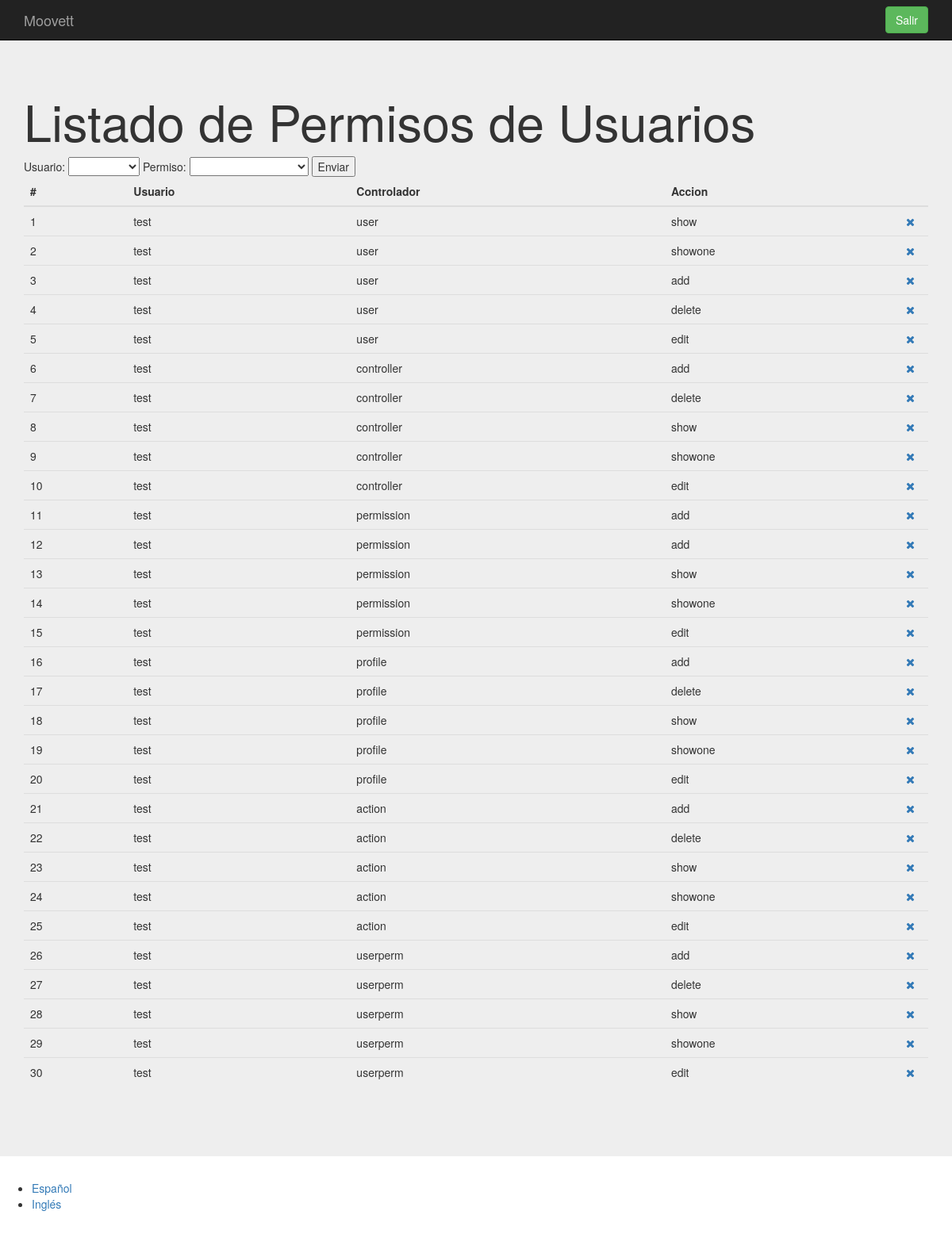
Page /index.php?controller=userperm&action=show (signed in) on the earlier database version.
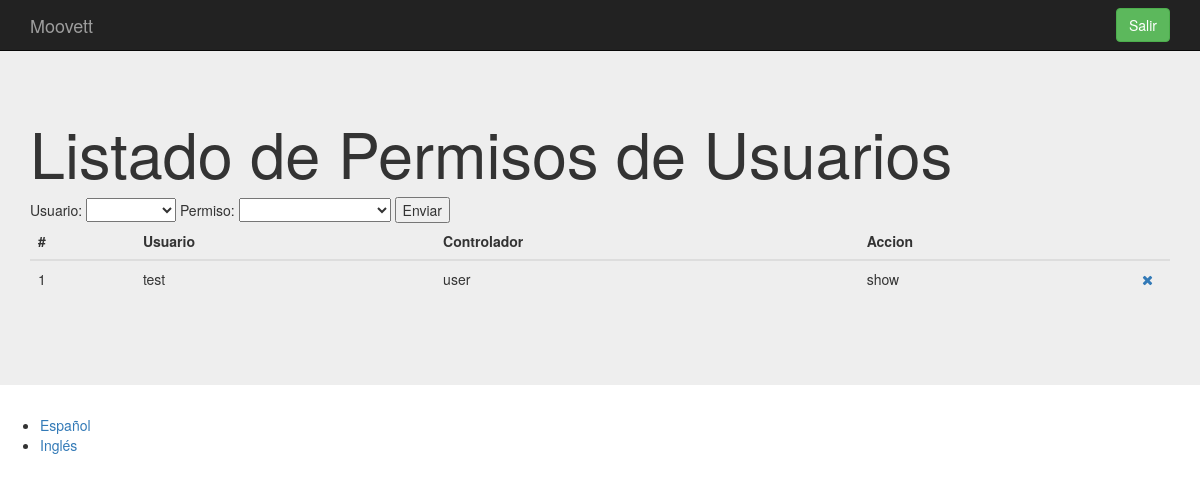
Same page on the later database version.
### tables this page shows
CREATE TABLE `user_perms` (
`id` int(11) NOT NULL,
  `user` int(11) NOT NULL,
  `permission` int(11) NOT NULL
);

CREATE TABLE `user` (
`id` int(11) NOT NULL,
  `dni` varchar(9) NOT NULL,
  `username` varchar(25) NOT NULL,
  `name` varchar(15) NOT NULL,
  `surname` varchar(40) NOT NULL,
  `fecha_nac` date NOT NULL,
  `direccion` varchar(50) NOT NULL,
  `comentario` varchar(500) DEFAULT NULL,
  `num_cuenta` varchar(24) NOT NULL,
  `tipo_contrato` varchar(20) NOT NULL,
  `email` varchar(40) NOT NULL,
  `foto` varchar(50) NOT NULL,
  `activo` tinyint(1) NOT NULL DEFAULT '1',
  `passwd` varchar(15) DEFAULT NULL,
  `profile` varchar(25) DEFAULT NULL
);

CREATE TABLE `permission` (
`id` int(11) NOT NULL,
  `controller` varchar(25) NOT NULL,
  `action` varchar(25) NOT NULL
);

### core/ViewManager.php (called while the page is built, shortened)
<?php
class ViewManager {
    private $fragmentContents = array();
    private $variables = array();
    private $currentFragment = self::DEFAULT_FRAGMENT;
    private $layout = "default";
    private function saveCurrentFragment() {
        $this->fragmentContents[$this->currentFragment].=ob_get_contents();
    }
    public function moveToFragment($name) {
        $this->currentFragment = $name;
    }
    public function getFragment($fragment, $default="") {
        if (!isset($this->fragmentContents[$fragment])) {
            return $default;
        }
        return $this->fragmentContents[$fragment];
    }
    public function setVariable($varname, $value, $flash=false) {
        $this->variables[$varname] = $value;
    }
    public function getVariable($varname, $default=NULL) {
        if (!isset($this->variables[$varname])) {
            return $default;
        }
        return $this->variables[$varname];
    }
    public function setLayout($layout) {
        $this->layout = $layout;
    }
    public function render($controller, $viewname) {
        include(__DIR__."/../Views/$controller/$viewname.php");
        $this->renderLayout();
    }
    private function renderLayout() {
        include(__DIR__."/../Views/layouts/".$this->layout.".php");
    }
    private static $viewmanager_singleton = NULL;
    public static function getInstance() {
        if (self::$viewmanager_singleton == null) {
            self::$viewmanager_singleton = new ViewManager();
        }
        return self::$viewmanager_singleton;
    }
}

### Controllers/USERPERM_Controller.php (called while the page is built, shortened)
<?php
require_once(__DIR__."/../core/ViewManager.php");
require_once(__DIR__."/../core/I18n.php");
require_once(__DIR__."/../Models/User.php");
require_once(__DIR__."/../Models/USER_Model.php");
require_once(__DIR__."/../Models/Permission.php");
require_once(__DIR__."/../Models/PERMISSION_Model.php");
require_once(__DIR__."/../Models/UserPerm.php");
require_once(__DIR__."/../Models/USERPERM_Model.php");
class USERPERM_Controller extends BaseController {
    private $userMapper;
    private $permissionMapper;
    private $userPermMapper;
    public function __construct() {
        $this->userMapper = new USER_Model();
        $this->permissionMapper = new PERMISSION_Model();
        $this->userPermMapper = new USERPERM_Model();
        $this->view->setLayout("default");
    }
    public function show(){
        $users = $this->userMapper->fetch_all();
        $permissions = $this->permissionMapper->fetch_all();
        $userperms = $this->userPermMapper->fetch_all();
        $this->view->setVariable("users", $users);
        $this->view->setVariable("permissions", $permissions);
        $this->view->setVariable("userperms", $userperms);
        $this->view->render("userperm", "USERPERM_SHOW_Vista");
    }
}

### index.php (called while the page is built, shortened)
<?php
function run() {
    try{
        $controller = loadController($_GET["controller"]);
        $actionName = $_GET["action"];
        $controller->$actionName();
    } catch(Exception $ex) {
        die($ex->getMessage());
  }
}
function loadController($controllerName) {
    return new $controllerClassName();
}
run();
?>

### core/I18n.php (called while the page is built, shortened)
<?php
class I18n {
  private $messages;
  public function setLanguage($language) {
    $this->messages = $i18n_messages;
  }
  public function i18n($key) {
    if (isset($this->messages[$key])){
      return $this->messages[$key];
    }else{
      return $key;
    }
  }
  private static $i18n_singleton = null;
  public static function getInstance() {
    if (self::$i18n_singleton == NULL) {
      self::$i18n_singleton = new I18n();
    }
    return self::$i18n_singleton;
  }
}
function i18n($key) {
  return I18n::getInstance()->i18n($key);
}

### Models/User.php (called while the page is built, shortened)
<?php
class User {
    private $id;
    public function __construct($id=NULL, $profile=NULL, $dni=NULL, $username=NULL, $name=NULL, $surname=NULL,
                                $fecha_nac=NULL, $direccion=NULL, $comentario=NULL, $num_cuenta=NULL, $tipo_contrato=NULL,
                                $email=NULL, $foto=NULL, $activo=NULL, $passwd=NULL) {
     $this->id = $id;
    }
    public function getID() {
        return $this->id;
    }
}

### Models/USER_Model.php (called while the page is built, shortened)
<?php
require_once(__DIR__."/../core/PDOConnection.php");
class USER_Model {
    private $db;
    public function __construct() {
        $this->db = PDOConnection::getInstance();
    }
    public function fetch_all($activo = 1){
        $sql = $this->db->prepare("SELECT * FROM user WHERE activo=? ORDER BY username");
        $sql->execute(array($activo));
        $users_db = $sql->fetchAll(PDO::FETCH_ASSOC);
        $users = array();
        foreach ($users_db as $user) {
            array_push($users, new User($user["id"], $user["profile"], $user["dni"], $user["username"], $user["name"],
                                        $user["surname"],$user["fecha_nac"],$user["direccion"],$user["comentario"],
                                        $user["num_cuenta"],$user["tipo_contrato"], $user["email"],$user["foto"],$user["activo"],NULL ));
        }
        return $users;
    }
}

### core/PDOConnection.php (called while the page is built)
<?php
class PDOConnection {
    private static $dbhost = "127.0.0.1";
    private static $dbname = "iu_web";
    private static $dbuser = "root";
    private static $dbpass = "iu";
    private static $db_singleton = null;
    public static function getInstance() {
        if (self::$db_singleton == null) {
            self::$db_singleton = new PDO(
                "mysql:host=".self::$dbhost.";dbname=".self::$dbname.";charset=utf8",
                self::$dbuser,
                self::$dbpass,
                array(
                    PDO::ATTR_EMULATE_PREPARES => false,
                    PDO::ATTR_ERRMODE => PDO::ERRMODE_EXCEPTION
                )
            );
        }
        return self::$db_singleton;
    }
}
?>

### Models/Permission.php (called while the page is built, shortened)
<?php
class Permission {
    private $id;
    public function __construct($id=NULL, $controller=NULL, $action=NULL) {
        $this->id = $id;
    }
    public function getID() {
        return $this->id;
    }
}

### Models/PERMISSION_Model.php (called while the page is built, shortened)
<?php
require_once(__DIR__."/../core/PDOConnection.php");
class PERMISSION_Model {
    private $db;
    public function __construct() {
        $this->db = PDOConnection::getInstance();
    }
    public function fetch_all(){
        $sql = $this->db->prepare("SELECT * FROM permission ORDER BY controller");
        $sql->execute();
        $permissions_db = $sql->fetchAll(PDO::FETCH_ASSOC);
        $permissions = array();
        foreach ($permissions_db as $permission) {
            array_push($permissions, new Permission($permission["id"], $permission["controller"], $permission["action"]));
        }
        return $permissions;
    }
}

### Models/UserPerm.php (called while the page is built, shortened)
<?php
class UserPerm {
    private $id;
    private $username;
    private $controller;
    private $action;
    public function __construct($id=NULL, $user=NULL, $permission=NULL, $username=NULL, $controller=NULL, $action=NULL) {
        $this->id = $id;
        $this->username = $username;
        $this->controller = $controller;
        $this->action = $action;
    }
    public function getID() {
        return $this->id;
    }
    public function getUserName() {
        return $this->username;
    }
    public function getController() {
        return $this->controller;
    }
    public function getAction() {
        return $this->action;
    }
}

### Models/USERPERM_Model.php (called while the page is built, shortened)
<?php
require_once(__DIR__."/../core/PDOConnection.php");
class USERPERM_Model {
    private $db;
    public function __construct() {
        $this->db = PDOConnection::getInstance();
    }
    public function fetch_all(){
        $join = "SELECT user_perms.id as id, user.username as username, permission.controller as controller, permission.action as action FROM user_perms, user, permission WHERE user_perms.user = user.id AND user_perms.permission = permission.id ORDER BY username";
        $sql = $this->db->prepare($join);
        $sql->execute();
        $userperms_db = $sql->fetchAll(PDO::FETCH_ASSOC);
        $userperms = array();
        foreach ($userperms_db as $userperm) {
            array_push($userperms, new UserPerm($userperm["id"], NULL, NULL, $userperm["username"], $userperm["controller"], $userperm["action"]));
        }
        return $userperms;
    }
}

### Views/userperm/USERPERM_SHOW_Vista.php (the view, shortened to what this page needs)
<?php
require_once(__DIR__."/../../core/ViewManager.php");
$view = ViewManager::getInstance();
$view->setVariable("title", "Manage Permissions");
$users = $view->getVariable("users");
$permissions = $view->getVariable("permissions");
$userperms = $view->getVariable("userperms");
?>
<div class="jumbotron">
    <div class="container">
        <h1><?= i18n("List of User Permissions") ?></h1>
        <form action="index.php?controller=userperm&amp;action=add" method="POST">
        <?= i18n("User") ?>: <select name="user">
        <option value="" selected></option>
        <?php foreach($users as $user) {?>
            <option value="<?= $user->getID()?>"><?= $user->getUsername()?></option>
        <?php }?>
        </select>
        <?= i18n("Permission") ?>: <select name="permission">
        <option value="" selected></option>
        <?php foreach($permissions as $permission) {?>
        <option value="<?= $permission->getID()?>"><?= $permission->getController()." ".$permission->getAction() ?></option>
        <?php }?>
        </select>
	    <input type="submit" name="submit" value=<?= i18n("Submit") ?>>
        </form>
<table class="table">
      <thead>
        <tr>
          <th>#</th>
          <th><?= i18n("User") ?></th>
          <th><?= i18n("Controller") ?></th>
          <th><?= i18n("Action") ?></th>
          <th style="width: 36px;"></th>
        </tr>
      </thead>
      <tbody>
	  <?php foreach($userperms as $userperm) { ?>
          <tr>
	      <td><?php echo $userperm->getID(); ?></td>
          <td><?php echo $userperm->getUserName(); ?></td>
          <td><?php echo $userperm->getController(); ?></td>
          <td><?php echo $userperm->getAction(); ?></td>
          <td>
              <a href="index.php?controller=userperm&action=delete&id=<?php echo $userperm->getID();  ?>" role="button" data-toggle="modal"><i class="fa fa-times" aria-hidden="true"></i></a>
          </td>
        </tr>
	<?php } ?>
      </tbody>
</table><br />
    </div>
</div>

### Views/layouts/default.php (shortened to what this page needs)
<?php
require_once(__DIR__."/../../core/ViewManager.php");
$view = ViewManager::getInstance();
$currentuser = $view->getVariable("currentusername");
?><!DOCTYPE html>
<html>
    <head>
	<link rel="stylesheet" href="css/bootstrap.min.css" type="text/css">
    <link rel="stylesheet" href="font-awesome/css/font-awesome.min.css" type="text/css">
	<link rel="stylesheet" href="css/style.css" type="text/css">
    </head>
    <body>
	<header>
	    <nav class="navbar navbar-inverse navbar-fixed-top">
		<div class="container">
		    <div class="navbar-header">
			<a class="navbar-brand" href="index.php">Moovett</a>
		    </div>
		    <div id="navbar" class="navbar-collapse collapse">
			<?php if (isset($currentuser)): ?>
			    <form class="navbar-form navbar-right" action="index.php?controller=user&amp;action=logout" method="POST">
				<button type="submit" class="btn btn-success"><?= i18n("Logout") ?></button>
			    </form>
			<?php endif ?>
		    </div>
		</div>
	    </nav>
	</header>
	<main>
	    <?= $view->getFragment(ViewManager::DEFAULT_FRAGMENT) ?>
	</main>
	<footer>
	    <?php
	    include(__DIR__."/language_select_element.php");
	    ?>
	</footer>
    </body>
</html>

### Views/layouts/language_select_element.php
<ul id="languagechooser">
      <li><a href="index.php?controller=language&amp;action=change&amp;lang=es">
      <?= i18n("Spanish") ?>
      </a></li>
      <li><a href="index.php?controller=language&amp;action=change&amp;lang=en">
      <?= i18n("English") ?>
      </a></li>
</ul>

### css/style.css (style rules this page uses)
body { padding-top: 50px; padding-bottom: 20px; }

Differences in the rows shown:
removed user_perms: id "2", user.username "test", permission.controller "user", permission.action "showone"
removed user_perms: id "3", user.username "test", permission.controller "user", permission.action "add"
removed user_perms: id "4", user.username "test", permission.controller "user", permission.action "delete"
removed user_perms: id "5", user.username "test", permission.controller "user", permission.action "edit"
removed user_perms: id "6", user.username "test", permission.controller "controller", permission.action "add"
removed user_perms: id "7", user.username "test", permission.controller "controller", permission.action "delete"
removed user_perms: id "8", user.username "test", permission.controller "controller", permission.action "show"
removed user_perms: id "9", user.username "test", permission.controller "controller", permission.action "showone"
removed user_perms: id "10", user.username "test", permission.controller "controller", permission.action "edit"
removed user_perms: id "11", user.username "test", permission.controller "permission", permission.action "add"
removed user_perms: id "12", user.username "test", permission.controller "permission", permission.action "add"
removed user_perms: id "13", user.username "test", permission.controller "permission", permission.action "show"
removed user_perms: id "14", user.username "test", permission.controller "permission", permission.action "showone"
removed user_perms: id "15", user.username "test", permission.controller "permission", permission.action "edit"
removed user_perms: id "16", user.username "test", permission.controller "profile", permission.action "add"
removed user_perms: id "17", user.username "test", permission.controller "profile", permission.action "delete"
removed user_perms: id "18", user.username "test", permission.controller "profile", permission.action "show"
removed user_perms: id "19", user.username "test", permission.controller "profile", permission.action "showone"
removed user_perms: id "20", user.username "test", permission.controller "profile", permission.action "edit"
removed user_perms: id "21", user.username "test", permission.controller "action", permission.action "add"
removed user_perms: id "22", user.username "test", permission.controller "action", permission.action "delete"
removed user_perms: id "23", user.username "test", permission.controller "action", permission.action "show"
removed user_perms: id "24", user.username "test", permission.controller "action", permission.action "showone"
removed user_perms: id "25", user.username "test", permission.controller "action", permission.action "edit"
removed user_perms: id "26", user.username "test", permission.controller "userperm", permission.action "add"
removed user_perms: id "27", user.username "test", permission.controller "userperm", permission.action "delete"
removed user_perms: id "28", user.username "test", permission.controller "userperm", permission.action "show"
removed user_perms: id "29", user.username "test", permission.controller "userperm", permission.action "showone"
removed user_perms: id "30", user.username "test", permission.controller "userperm", permission.action "edit"
